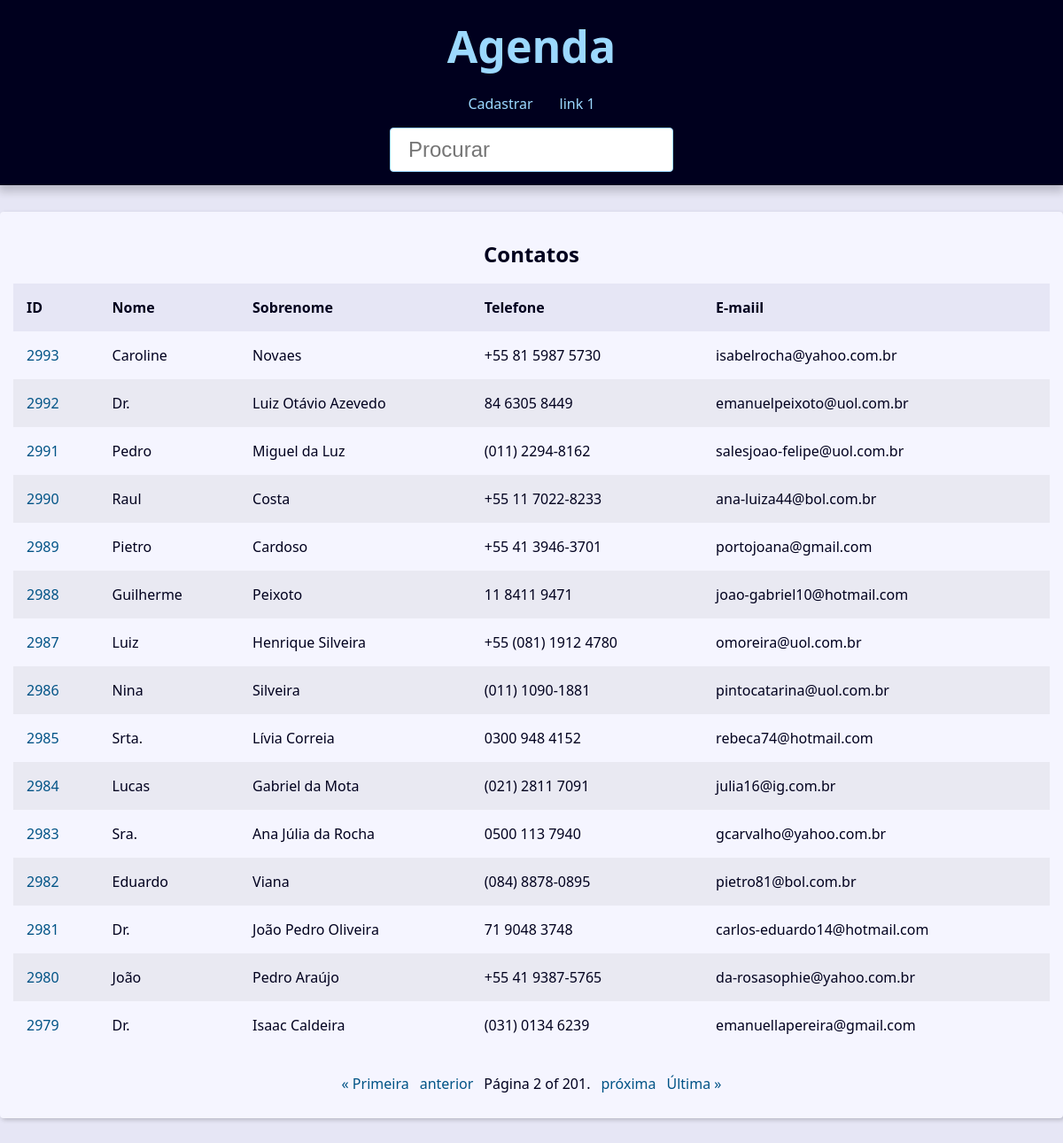
The page /?page=2&q= on the database its author committed.
### contato/models.py (models this page shows, shortened)
class Contato(models.Model):
    primeiro_nome = models.CharField(verbose_name='Nome', max_length=100)
    segundo_nome = models.CharField(max_length=150, verbose_name='Sobrenome')
    telefone = models.CharField(max_length=50)
    email = models.EmailField(max_length=256, blank=True)
    data_criacao = models.DateTimeField(default=timezone.now)
    descricao = models.TextField(blank=True)
    visivel = models.BooleanField(default=True)
    imagem = models.ImageField(blank=True, upload_to='imagens/%Y/%m/')
    categoria = models.ForeignKey(Categoria,
                                  on_delete=models.SET_NULL,
                                  blank=True, null=True)
    owner = models.ForeignKey(
        User,
        on_delete=models.SET_NULL,
        blank=True, null=True
    )

### contato/views/contato_view.py (the view)
# urls.py: path('', index, name="index"),
def index(request):
    contatos = Contato.objects.all().filter(visivel=True).order_by('-id')
    paginator = Paginator(contatos, 15)
    page_number = request.GET.get("page")
    page_obj = paginator.get_page(page_number)
    context = {
        'page_obj': page_obj,
        'site_titulo': 'Contatos '
    }
    return render(request, 'contato/index.html', context)

### contato/templates/contato/index.html
{% extends 'global/base.html' %}
{% block conteudo %}
    {% if page_obj %}
        <div class="responsive-table">
            <table class="contacts-table">
                <caption class="table-caption">
                    Contatos
                </caption>
                <thead>
                    <tr class="table-row table-row-header">
                        <th class="table-header">ID</th>
                        <th class="table-header">Nome</th>
                        <th class="table-header">Sobrenome</th>
                        <th class="table-header">Telefone</th>
                        <th class="table-header">E-maiil</th>
                    </tr>
                </thead>
                <tbody>
                    {% for contato in page_obj  %}
                        <tr class="table-row">
                            <td class="table-cel">
                                <a class="table-link" href="{% url 'contato:contato' contato.id %}"> {{ contato.id }} </a>
                            </td>
                            <td class="table-cel">
                                {{ contato.primeiro_nome }}
                            </td>
                            <td class="table-cel">
                                {{ contato.segundo_nome }}
                            </td>
                            <td class="table-cel">
                                {{ contato.telefone }}
                            </td>
                            <td class="table-cel">
                                {{ contato.email }}
                            </td>
                        </tr>
                    {% endfor %}
                </tbody>
            </table>
        </div>
    {% else %}
    <div class="sigle-contact">
        <h1 class="sigle-contact-name">
            Não foi possível encontar
        </h1>
    </div>
    {% endif %}
{% endblock conteudo %}

### base_static/global/css/style.css (style rules this page uses)
:root { --spacing: 1.5rem; --link-dark-color: rgb(0, 83, 134); --link-light-color: rgb(156, 217, 255); --clr-white: rgb(245, 245, 255); --clr-black: rgb(0, 0, 30); --clr-light-gray: rgb(230, 230, 245); --clr-dark-shadow-5: rgba(0, 0, 10, 5%); --clr-dark-shadow-10: rgba(0, 0, 10, 10%); --clr-dark-shadow-20: rgba(0, 0, 10, 20%); --clr-light-shadow-5: rgba(200, 200, 255, 5%); --clr-light-shadow-10: rgba(200, 200, 255, 10%); --clr-light-shadow-20: rgba(200, 200, 255, 20%); --main-page-width: 120rem; --table-min-width: 60rem; --biggest-font-size: 5rem; --bigger-font-size: 4rem; --big-font-size: 3.2rem; --medium-font-size: 2.4rem; --small-font-size: 1.6rem; --smaller-font-size: 1.4rem; --smallest-font-size: 1.2rem; --transition-fast: 300ms; --transition-medium: 600ms; --transition-slow: 1s; --default-border-radius: 4px; }
*, *::before, *::after { margin: 0; padding: 0; box-sizing: border-box; }
html { font-size: 62.5%; }
body { font-family: system-ui, -apple-system, BlinkMacSystemFont, 'Segoe UI', Roboto, Oxygen, Ubuntu, Cantarell, 'Open Sans', 'Helvetica Neue', sans-serif; line-height: 1.5; font-size: var(--small-font-size); color: var(--clr-black); -webkit-font-smoothing: antialiased; background: var(--clr-light-gray); }
.responsive-table { width: 100%; overflow-x: auto; }
.contacts-table { width: 100%; min-width: var(--table-min-width); border-collapse: collapse; }
.table-caption { font-size: var(--medium-font-size); font-weight: bold; padding: var(--spacing); }
.table-row { text-align: left; text-overflow: ellipsis; transition: background-color var(--transition-fast) ease-in-out; }
.table-row:nth-of-type(2n) { background: var(--clr-dark-shadow-5); }
.table-row-header { background: var(--clr-light-gray); color: var(--clr-black); }
.table-cel, .table-header { padding: var(--spacing); }
.table-link { color: var(--link-dark-color); transition: color var(--transition-fast) ease-in-out; text-decoration: none; }

### rows shown on the page
Contato: id "2993", primeiro_nome "Caroline", segundo_nome "Novaes", telefone "+55 81 5987 5730", email "isabelrocha@yahoo.com.br"
Contato: id "2992", primeiro_nome "Dr.", segundo_nome "Luiz Otávio Azevedo", telefone "84 6305 8449", email "emanuelpeixoto@uol.com.br"
Contato: id "2991", primeiro_nome "Pedro", segundo_nome "Miguel da Luz", telefone "(011) 2294-8162", email "salesjoao-felipe@uol.com.br"
Contato: id "2990", primeiro_nome "Raul", segundo_nome "Costa", telefone "+55 11 7022-8233", email "ana-luiza44@bol.com.br"
Contato: id "2989", primeiro_nome "Pietro", segundo_nome "Cardoso", telefone "+55 41 3946-3701", email "portojoana@gmail.com"
Contato: id "2988", primeiro_nome "Guilherme", segundo_nome "Peixoto", telefone "11 8411 9471", email "joao-gabriel10@hotmail.com"
Contato: id "2987", primeiro_nome "Luiz", segundo_nome "Henrique Silveira", telefone "+55 (081) 1912 4780", email "omoreira@uol.com.br"
Contato: id "2986", primeiro_nome "Nina", segundo_nome "Silveira", telefone "(011) 1090-1881", email "pintocatarina@uol.com.br"
Contato: id "2985", primeiro_nome "Srta.", segundo_nome "Lívia Correia", telefone "0300 948 4152", email "rebeca74@hotmail.com"
Contato: id "2984", primeiro_nome "Lucas", segundo_nome "Gabriel da Mota", telefone "(021) 2811 7091", email "julia16@ig.com.br"
Contato: id "2983", primeiro_nome "Sra.", segundo_nome "Ana Júlia da Rocha", telefone "0500 113 7940", email "gcarvalho@yahoo.com.br"
Contato: id "2982", primeiro_nome "Eduardo", segundo_nome "Viana", telefone "(084) 8878-0895", email "pietro81@bol.com.br"
Contato: id "2981", primeiro_nome "Dr.", segundo_nome "João Pedro Oliveira", telefone "71 9048 3748", email "carlos-eduardo14@hotmail.com"
Contato: id "2980", primeiro_nome "João", segundo_nome "Pedro Araújo", telefone "+55 41 9387-5765", email "da-rosasophie@yahoo.com.br"
Contato: id "2979", primeiro_nome "Dr.", segundo_nome "Isaac Caldeira", telefone "(031) 0134 6239", email "emanuellapereira@gmail.com"

### other values the page prints
{{ page_obj.number }} "2"
{{ page_obj.paginator.num_pages }} "201"
